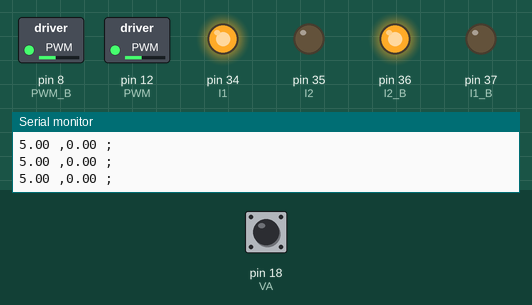
This sketch was run on a simulated Arduino Mega 2560, built with avr-gcc and run on an emulated ATmega2560. Parts: switched loads named in the sketch (green lamp = pin HIGH), output pins drawn as LEDs (lit = HIGH), the last lines printed to the serial monitor. The test bench sets the inputs (shaded band); at power-on: pin 18 (VA) HIGH.

Above: at 0.2 s.
At 0.7 s:
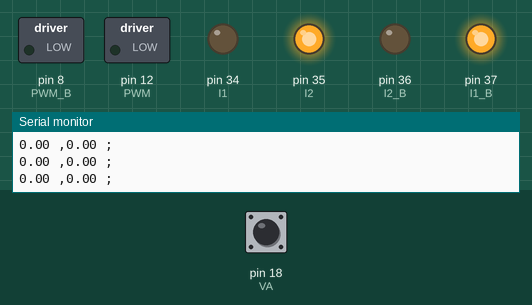
Timing chart, 0 to 2.2 s (numbered marks = the images above):
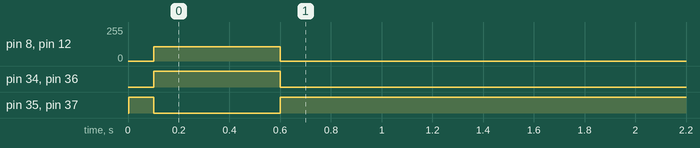

The sketch:

BASE_2324.ino
```cpp
// PIN Declaration
#define VA 18
#define VB 31
#define I1 34
#define I2 35
#define PWM 12

#define I1_B 37
#define I2_B 36
#define PWM_B 8

// Sampling Time
#define DT 2 // in milliseconds
#define TE (DT*0.001F) // in seconds

volatile long pulse = 0; // position in pulses of the encoder
volatile long  t_ISR_last = 0;
volatile long  t_ISR = 1;
volatile short dir = 0;


void setup() {
  // put your setup code here, to run once:
  Serial.begin(115200);
  //Config pins
  pinMode(VA, INPUT_PULLUP);
  pinMode(VB, INPUT_PULLUP);

  pinMode(I1, OUTPUT);
  pinMode(I2, OUTPUT);
  pinMode(PWM, OUTPUT);

  pinMode(I1_B, OUTPUT);
  pinMode(I2_B, OUTPUT);
  pinMode(PWM_B, OUTPUT);

  // Config Interrupts (to catch rising edges of encorder chanel A)
  attachInterrupt(digitalPinToInterrupt(VA), ISR_VA, RISING);

}


void Moteur(float voltage){
  int value_pwm;
  voltage = constrain(voltage,-9.0, 9.0);
  value_pwm = abs(voltage)*255.0/12.0;

  if(voltage>0)
  {
    digitalWrite(I2,LOW);
    digitalWrite(I1,HIGH);
    digitalWrite(I1_B,LOW);
    digitalWrite(I2_B,HIGH);
  }else{
    digitalWrite(I1,LOW);
    digitalWrite(I2,HIGH);
    digitalWrite(I2_B,LOW);
    digitalWrite(I1_B,HIGH);
  }

  analogWrite(PWM, value_pwm   );
  analogWrite(PWM_B, value_pwm   );
}

void loop() {

  static float u=0; // control value in Volts
  static float r=0; // reference value in .???

  unsigned long temps=0; //time of the current sample
  static unsigned long temps_prec=0; // time of the last sample

  //Wait next sampling time
  temps = millis();
  while( (temps-temps_prec)<DT)
  {
    temps = millis();
  }
  temps_prec = temps;

  // Set the reference, currently a pulse of 500 ms
       if(temps<100) {r=0;}
  else if(temps<600) {r=5;}
  else {r=0;}


  // Set the control value. Can use getSpeed() and getPosition() to get measurements.
  u = r;

  // Apply the control to the motor
  Moteur(u);

  // Log to serial the 1st second of the experiment
  if (temps <1000){
  Serial.print(u);
  Serial.print(" ,");
  Serial.print(getSpeed());
  Serial.print(" ;");
  Serial.println(" ");
  }
}


// ISR_VA Interrupt service routine fired in rising edge of encoder chanel A.
// used to count the number of pulses (position) and the measure the angular velocity.
void ISR_VA(){
  if(digitalRead(VB)){
    pulse++;
    dir = 1;
  }else{
    pulse--;
    dir = -1;
  }
  t_ISR_last = t_ISR;
  t_ISR = micros();
}

// getSpeed() returns the current angular velocity in pulses/seconds.
float getSpeed(){
  long  t_ISR_last_copy;
  long  t_ISR_copy;
  short dir_copy;
  noInterrupts();
  t_ISR_last_copy =t_ISR_last;
  t_ISR_copy = t_ISR;
  dir_copy = dir;
  interrupts();
  if( t_ISR==t_ISR_last)
    return 0;
  else
    {
      float duration = (t_ISR_copy-t_ISR_last_copy)*1e-6;
      return (1.0/duration)*dir;
    }
}

// getPosition() returns the current angular position in pulses.
long getPosition(){
  long pos;
  noInterrupts();
  pos = pulse;
  interrupts();
  return pos;
}
```

Measured:
- by itself, pin 8 (PWM_B), pin 12 (PWM): 0/255 → 106/255 at 0.10 s, → 0/255 0.50 s later
- by itself, pin 34 (I1), pin 36 (I2_B): LOW → HIGH at 0.10 s, → LOW 0.50 s later
- by itself, pin 35 (I2), pin 37 (I1_B): LOW → HIGH at 0.00 s, → LOW 0.10 s later, → HIGH 0.50 s later
